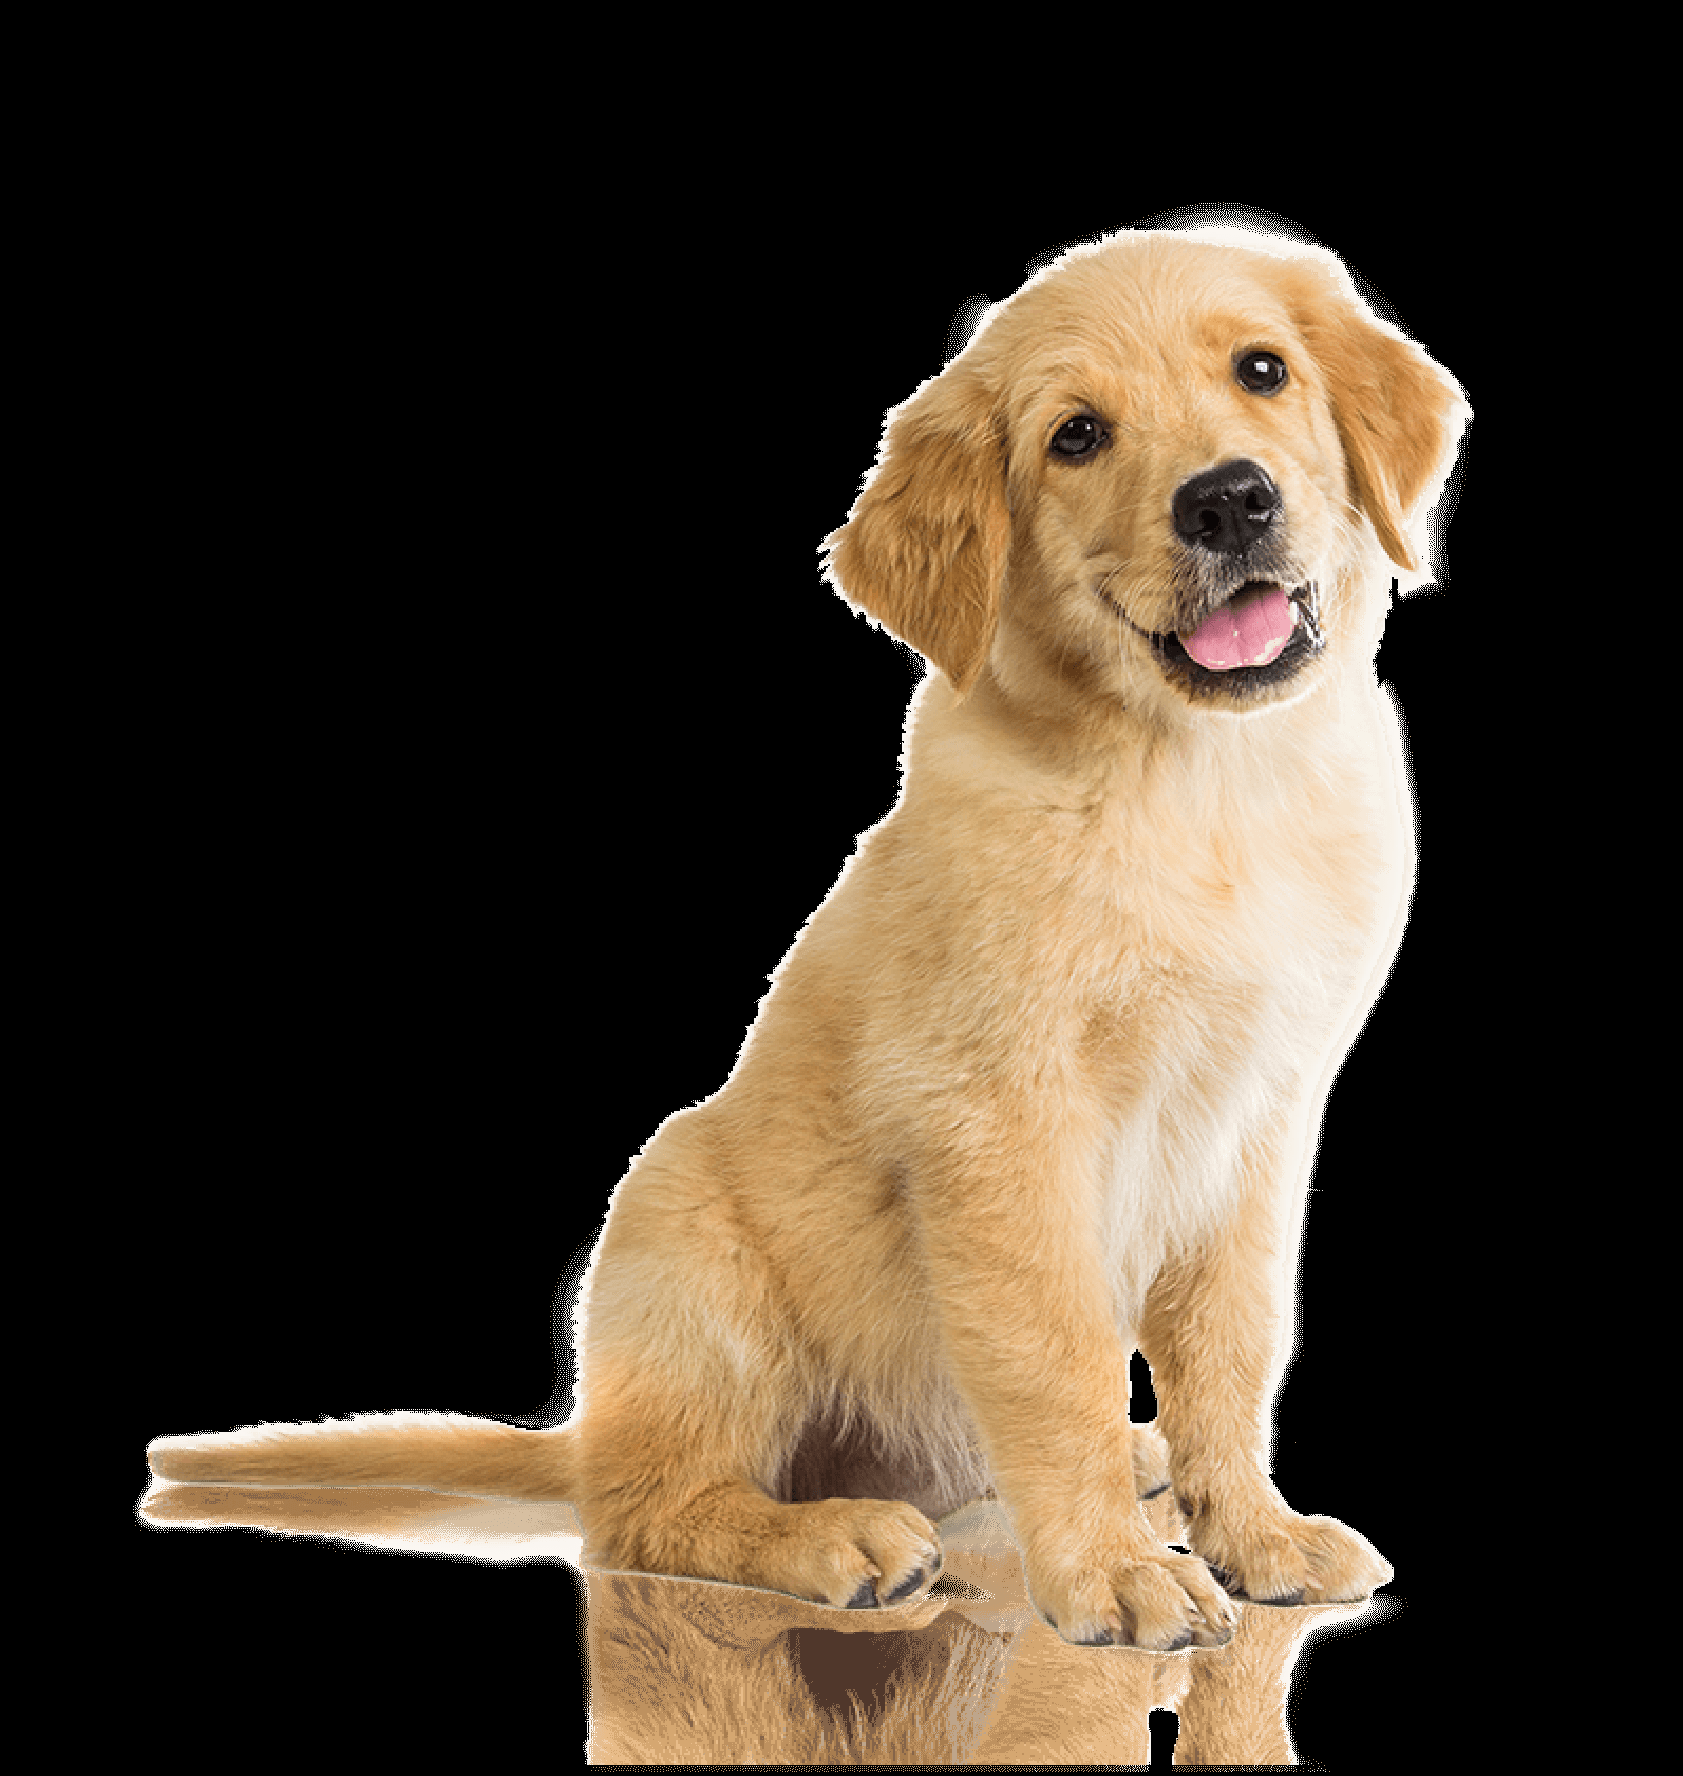

Here is the Python script that generated this plot:
'https://github.com/Oscar-T24/Projet_NSI_2'

# Faire une fonction qui retourne l'image avec l'utilisation de la librairie pillow

import PIL
from PIL import Image

def miroir(image):
    # On ouvre l'image
    img = Image.open(image)
    img = img.convert('RGB')
    longueur, largeur = img.size
    # On récupère les pixels de l'image et on inverse l'image horizontalement
    pixels = [[img.getpixel((x, y)) for x in range(longueur)] for y in range(largeur)]
    pixels = [ligne[::-1] for ligne in pixels]
    # On crée une nouvelle image
    img2 = Image.new('RGB', (longueur, largeur))
    # On met les pixels dans l'image
    img2.putdata([pixel for ligne in pixels for pixel in ligne])
    # On sauvegarde l'image
    img2.save('miroir.png')

# On appelle la fonction
miroir('chien.png')
